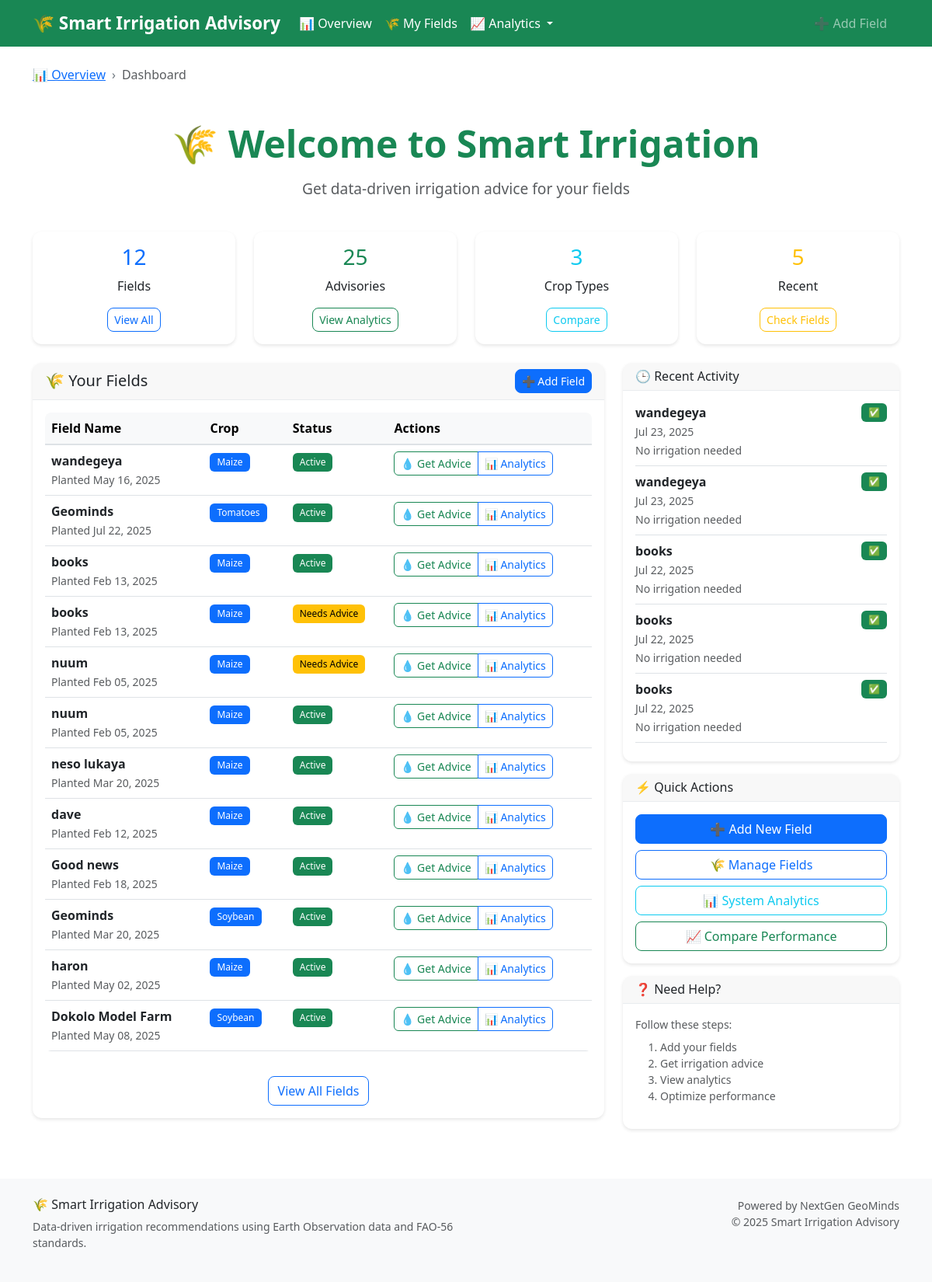
Before: /dashboard/ with the older database file.
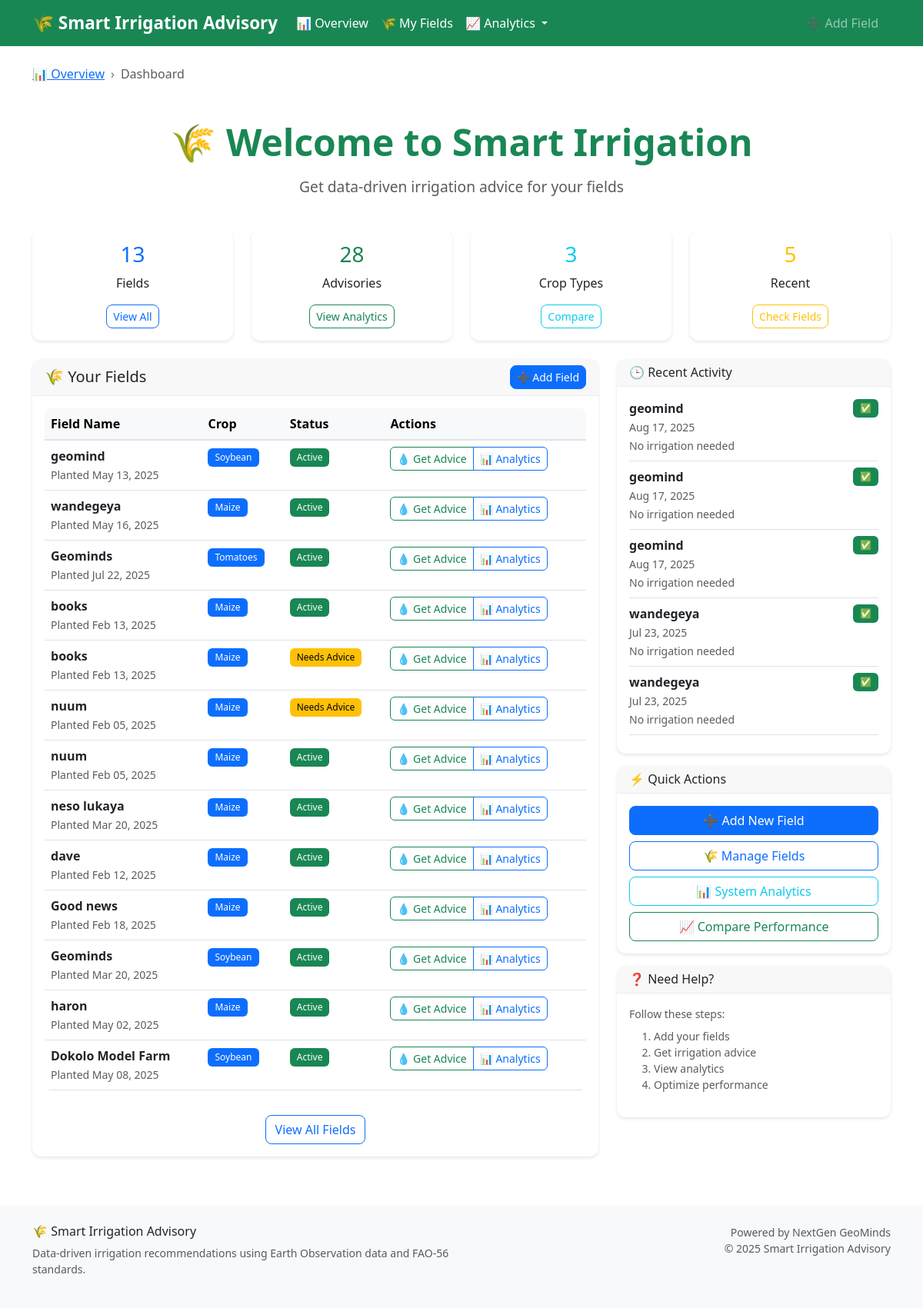
After: the same page with the newer database file.
### advisory/models.py (models this page shows, shortened)
class FarmField(models.Model):
    CROP_CHOICES = [
        ("maize", "Maize"),
        ("soybean", "Soybean"),
        ("rice", "Rice"),
        ("wheat", "Wheat"),
        ("sugarcane", "Sugarcane"),
        ("cotton", "Cotton"),
        ("beans", "Beans"),
        ("potatoes", "Potatoes"),
        ("tomatoes", "Tomatoes"),
        ("cassava", "Cassava"),
    ]
    SOIL_CHOICES = [
        ("clay", "Clay"),
        ("loam", "Loam"),
        ("sandy", "Sandy"),
        ("silt", "Silt"),
        ("clay_loam", "Clay Loam"),
        ("sandy_loam", "Sandy Loam"),
    ]
    name = models.CharField(max_length=100)
    latitude = models.FloatField(_('Latitude'), validators=[
        MinValueValidator(-90.0), MaxValueValidator(90.0)])
    longitude = models.FloatField(_('Longitude'), validators=[
        MinValueValidator(-180.0), MaxValueValidator(180.0)])
    soil_type = models.CharField(
        choices=SOIL_CHOICES, max_length=20, default="loam", null=True, blank=True)
    crop_type = models.CharField(
        choices=CROP_CHOICES, max_length=20, default="maize")
    planting_date = models.DateField(_('Planting Date'), default=date.today)
    field_area_ha = models.FloatField(
        _('Field Area (ha)'),
        validators=[MinValueValidator(0.1), MaxValueValidator(1000.0)],
        null=True, blank=True,
        help_text="Field area in hectares"
    )
    elevation = models.FloatField(
        _('Elevation (m)'),
        null=True, blank=True,
        help_text="Field elevation in meters"
    )
    created_at = models.DateTimeField(auto_now_add=True)
    updated_at = models.DateTimeField(auto_now=True)
    class Meta:
        ordering = ['-created_at']
        verbose_name = 'Farm Field'
        verbose_name_plural = 'Farm Fields'

class IrrigationAdvisory(models.Model):
    field = models.ForeignKey(
        FarmField, on_delete=models.CASCADE, related_name='advisories')
    date = models.DateField(default=date.today)
    crop_stage = models.CharField(max_length=50, default="Initial")
    eto = models.FloatField(default=0.0)  # mm/day
    rainfall = models.FloatField(default=0.0)  # mm/week
    kc = models.FloatField(default=0.0)  # Crop Coefficient
    water_need = models.FloatField(default=0.0)  # mm/week
    water_deficit = models.FloatField(default=0.0)
    recommendation = models.TextField(blank=True)
    soil_moisture = models.FloatField(
        default=0.0,
        help_text="Soil moisture percentage"
    )
    irrigation_recommended = models.BooleanField(default=False)
    irrigation_volume = models.FloatField(
        default=0.0,
        help_text="Recommended irrigation volume in mm"
    )
    confidence_score = models.FloatField(
        default=0.0,
        validators=[MinValueValidator(0.0), MaxValueValidator(1.0)],
        help_text="Confidence in recommendation (0-1)"
    )
    data_source = models.CharField(
        max_length=50,
        default="simulated",
        help_text="Source of weather data (GEE, API, simulated)"
    )
    class Meta:
        ordering = ['-date']
        verbose_name = 'Irrigation Advisory'
        verbose_name_plural = 'Irrigation Advisories'
        get_latest_by = 'date'

### advisory/views.py (the view)
# urls.py: path('dashboard/', views.dashboard_view, name='dashboard'),
def dashboard_view(request):
    fields = FarmField.objects.all()
    total_fields = fields.count()
    total_advisories = IrrigationAdvisory.objects.count()
    crop_summary = {}
    for field in fields:
        crop = field.crop_type
        if crop not in crop_summary:
            crop_summary[crop] = 0
        crop_summary[crop] += 1
    recent_advisories = IrrigationAdvisory.objects.select_related(
        'field').order_by('-date')[:5]
    context = {
        'total_fields': total_fields,
        'total_advisories': total_advisories,
        'crop_summary': crop_summary,
        'recent_advisories': recent_advisories,
        'fields': fields
    }
    return render(request, 'advisory/dashboard.html', context)

### templates/advisory/dashboard.html (shortened to what the changed rows need)
{% extends "base.html" %} {% block title %}Dashboard{% endblock %}  {% block content %}
<div class="container mt-4">
  <div class="row mb-4">
    <div class="col-12">
      <div class="text-center">
        <h1 class="display-5 mb-3">🌾 Welcome to Smart Irrigation</h1>
      </div>
    </div>
  </div>
  <div class="row mb-4">
    <div class="col-md-3">
      <div class="card text-center h-100">
        <div class="card-body">
          <h3 class="text-primary">{{ total_fields }}</h3>
          <p class="card-text">Fields</p>
          {% if total_fields > 0 %}
          <a href="{% url 'advisory:field_list' %}" class="btn btn-outline-primary btn-sm">View All</a>
          {% endif %}
        </div>
      </div>
    </div>
    <div class="col-md-3">
      <div class="card text-center h-100">
        <div class="card-body">
          <h3 class="text-success">{{ total_advisories }}</h3>
          <p class="card-text">Advisories</p>
          {% if total_advisories > 0 %}
          <a href="{% url 'advisory:system_analytics' %}" class="btn btn-outline-success btn-sm">View Analytics</a>
          {% endif %}
        </div>
      </div>
    </div>
  </div>
  <div class="row">
    <div class="col-md-8">
      <div class="card">
        <div class="card-body">
          {% if fields %}
          <div class="table-responsive">
            <table class="table table-hover">
              <thead class="table-light">
                <tr>
                  <th>Field Name</th>
                  <th>Crop</th>
                  <th>Status</th>
                  <th>Actions</th>
                </tr>
              </thead>
              <tbody>
                {% for field in fields %}
                <tr>
                  <td>
                    <strong>{{ field.name }}</strong>
                    <br /><small class="text-muted">Planted {{ field.planting_date|date:"M d, Y" }}</small>
                  </td>
                  <td>
                    <span class="badge bg-primary">{{ field.crop_type|title }}</span>
                  </td>
                  <td>
                    {% if field.advisories.count > 0 %}
                    <span class="badge bg-success">Active</span>
                    {% else %}
                    <span class="badge bg-warning">Needs Advice</span>
                    {% endif %}
                  </td>
                  <td>
                    <div class="btn-group btn-group-sm">
                      <a href="{% url 'advisory:get_advice' field.id %}" class="btn btn-outline-success"> 💧 Get Advice </a>
                      <a href="{% url 'advisory:field_analytics' field.id %}" class="btn btn-outline-primary"> 📊 Analytics </a>
                    </div>
                  </td>
                </tr>
                {% endfor %}
              </tbody>
            </table>
          </div>
          {% else %}
          <div class="text-center py-4">
            <p class="text-muted">No fields registered yet.</p>
            <a href="{% url 'advisory:create_field' %}" class="btn btn-primary"> Create Your First Field </a>
          </div>
          {% endif %}
        </div>
      </div>
    </div>
    <div class="col-md-4">
      {% if recent_advisories %}
      <div class="card mb-3">
        <div class="card-body">
          {% for advisory in recent_advisories %}
          <div class="border-bottom pb-2 mb-2">
            <div class="d-flex justify-content-between align-items-start">
              <div>
                <strong>{{ advisory.field.name }}</strong>
                <br />
                <small class="text-muted">{{ advisory.date|date:"M d, Y" }}</small>
              </div>
              <span class="badge {% if advisory.irrigation_recommended %}bg-warning{% else %}bg-success{% endif %}">
                {% if advisory.irrigation_recommended %}💧{% else %}✅{% endif %}
              </span>
            </div>
            <small class="text-muted">
              {% if advisory.irrigation_recommended %} {{ advisory.irrigation_volume|floatformat:1 }}mm recommended {% else %} No irrigation needed {% endif %}
            </small>
          </div>
          {% endfor %}
        </div>
      </div>
      {% endif %}
    </div>
  </div>
</div>
{% endblock %}

Changed rows visible on the page:
no longer on this page (row unchanged): IrrigationAdvisory: field.name "books", date "Jul 22, 2025", irrigation_recommended "No irrigation needed"
no longer on this page (row unchanged): IrrigationAdvisory: field.name "books", date "Jul 22, 2025", irrigation_recommended "No irrigation needed"
no longer on this page (row unchanged): IrrigationAdvisory: field.name "books", date "Jul 22, 2025", irrigation_recommended "No irrigation needed"
added FarmField: name "geomind", planting_date "May 13, 2025", crop_type "Soybean", shows "Active"
added IrrigationAdvisory: field.name "geomind", date "Aug 17, 2025", irrigation_recommended "No irrigation needed"
added IrrigationAdvisory: field.name "geomind", date "Aug 17, 2025", irrigation_recommended "No irrigation needed"
added IrrigationAdvisory: field.name "geomind", date "Aug 17, 2025", irrigation_recommended "No irrigation needed"
Other visible differences:
{{ total_fields }}: "12" → "13"
{{ total_advisories }}: "25" → "28"
